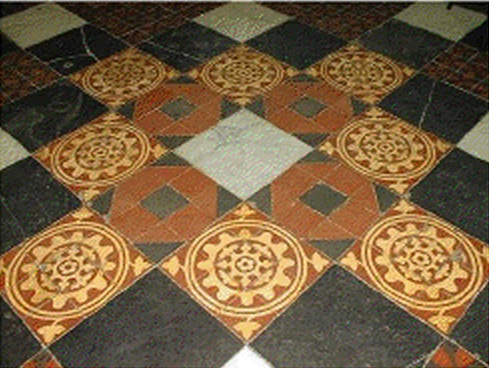
%> input picture msc/cv2013/hw2/imgs/hw2pdf.jpg, 489 x 368 px
$ octave hw2.m   (GNU Octave 9; MATLAB toolbox functions it lacks are replaced by stand-ins)
%> lines starting %> are read from the running program, lines starting %| are printed output that depends on the picture
### msc/cv2013/hw2/octave/zimread.m
%%%%%%%%%%%%%%%%%%%%%%%%%%%%%%%%%%%%%%%%%%%%%%%%%%%%%%%
% usage: [im, imat, W, H] = zimread(fname)
%
% Loads an image named 'fname' and returns:
% * vector with 3 columns RGB
% * matrix image

% Author: Tatiana L. G. <tatiana@sirius.utp.edu.co>
% Created:
% Version: 0.0.1
%%%%%%%%%%%%%%%%%%%%%%%%%%%%%%%%%%%%%%%%%%%%%%%%%%%%%%%

function [im, imat, W, H] = zimread(fname)
%> called with fname = '../imgs/hw2pdf.jpg'

    imat = imread(fname);
%> imat is the input picture: size 368x489x3 uint8; mean R, G, B 118, 94.2, 63.5

    imsize = size(imat);
%> imsize = [368 489 3]

    H = imsize(1);
%> H = 368
    W = imsize(2);
%> W = 489

    %Validate number of color channels in the image
    if(size(imsize,2)==2)
        DIMS=1;
    else
	DIMS=imsize(3);
%> DIMS = 3
    end

    im = reshape(imat,W*H,DIMS);
    %im = [ vec(imat(:,:,1)), vec(imat(:,:,2)), vec(imat(:,:,3)) ];
end

### msc/cv2013/hw2/octave/transformCorner.m
%%%%%%%%%%%%%%%%%%%%%%%%%%%%%%%%%%%%%%%%%%%%%%%%%%%%%%%
% usage:
%
% Finds the transformation of the corners to get the new size of the image

% Author: Tatiana L. G. <tatiana@sirius.utp.edu.co>
% Created:
% Version: 0.0.1
%%%%%%%%%%%%%%%%%%%%%%%%%%%%%%%%%%%%%%%%%%%%%%%%%%%%%%%

function [fSize, fBounds] = transformCorner(Hp, iSize)

    pCorner = [ iSize(1,1) iSize(1,2) iSize(1,2) iSize(1,1);
		iSize(2,1) iSize(2,1) iSize(2,2) iSize(2,2)];

    pTransCorner = transformX(Hp, pCorner);

    %fBounds = [minx miny maxx maxy]
    fBounds=[min(pTransCorner) max(pTransCorner)];
    fSize = round([fBounds(3)-fBounds(1), fBounds(4)-fBounds(2)])
end

### msc/cv2013/hw2/octave/transformX.m
%%%%%%%%%%%%%%%%%%%%%%%%%%%%%%%%%%%%%%%%%%%%%%%%%%%%%%#
% usage:
%
% Finds the corresponding original no transformed
% image points (x,y) from the transformed (x',y') ones

% Author: Tatiana L. G. <tatiana@sirius.utp.edu.co>
% Created:
% Version: 0.0.1
%%%%%%%%%%%%%%%%%%%%%%%%%%%%%%%%%%%%%%%%%%%%%%%%%%%%%%#

function [xT] = transformX(Hp, x)

    %Adds the homogeneous 3rd parameter
    x = [x; ones(1,size(x,2))];

    %Applies transformation
    xT = Hp * double(x);

    %Normalize x1 and x2 by x3.
    xT = bsxfun(@rdivide, xT(1:2,:), xT(3,:))';

end

### msc/cv2013/hw2/octave/createTransfImg.m
%%%%%%%%%%%%%%%%%%%%%%%%%%%%%%%%%%%%%%%%%%%%%%%%%%%%%%%
% usage:
%
% ...
% ...

% Author: Tatiana L. G. <tatiana@sirius.utp.edu.co>
% Created:
% Version: 0.0.1
%%%%%%%%%%%%%%%%%%%%%%%%%%%%%%%%%%%%%%%%%%%%%%%%%%%%%%%

function [fImg, fVecImg] = createTransfImg(fSize, iSize, iPos, iVecImg, interp)
    if (nargin < 5)  ||  isempty(interp)
        interp = 'nearest';
    end

    % find valid position of the indexes refering to the original image
    iX = find(iPos(:,1)>=2 & iPos(:,2)>=2 & iPos(:,1)<=(iSize(1)-2) & iPos(:,2)<=(iSize(2)-2));
    % find the the indexes (ix) of fPos from the unwrapped vector iPos
    fPos = [1:size(iPos,1)]';

    % create original image of size fWxfH
    fVecImg = zeros(fSize(2)*fSize(1), 3);

    % assign the specific interpolation from the rgb channel of the transformed
    % image (x',y') into the equivalent original image (x,y)
    fprintf('%s interpolation\n',interp);
    switch (interp)
        case 'bilinear'
            fVecImg(fPos(iX,:),:) = bilinear(iVecImg, iPos(iX,:), iSize(2));
        case 'bicubic'
            fVecImg(fPos(iX,:),:) = bicubic(iVecImg, iPos(iX,:), iSize(2));
        otherwise %nearest
            fVecImg(fPos(iX,:),:) = nearestN(iVecImg, iPos(iX,:), iSize(2));
    end

    % Transform vector to matrix image
    fImg = zimasmat(fVecImg, fSize(1), fSize(2));
end

### msc/cv2013/hw2/octave/zimasmat.m
%%%%%%%%%%%%%%%%%%%%%%%%%%%%%%%%%%%%%%%%%%%%%%%%%%%%%%
% usage: mat = zimasmat(vec, W, H)
%
% Transforms an image stored in a vector into a
% matrix [h,w,3] that can be shown with imshow

% Author: Tatiana L. G. <tatiana@sirius.utp.edu.co>
% Created:
% Version: 0.0.1
%%%%%%%%%%%%%%%%%%%%%%%%%%%%%%%%%%%%%%%%%%%%%%%%%%%%%%

function imat = zimasmat(imvec, W, H)

    DIMS = size(imvec,2);

    imat = ones(H,W,DIMS);
    for i = 1:DIMS
        imat(:,:,i) = reshape(imvec(:,i),H,W);
    end
    imat = uint8(imat);
end

### msc/cv2013/hw2/octave/findVL.m
%%%%%%%%%%%%%%%%%%%%%%%%%%%%%%%%%%%%%%%%%%%%%%%%%%%%%%%
% usage: [VL,l] = findVL(A,B,C,D)
%
% Returns the vanishing line from 4 points that
% belong to the corners (clockwise order) of a
% rectangle when when the projective transformation
% is removed

% Author: Tatiana L. G. <tatiana@sirius.utp.edu.co>
% Created: Apr 1 2013
% Version: 0.0.1
%%%%%%%%%%%%%%%%%%%%%%%%%%%%%%%%%%%%%%%%%%%%%%%%%%%%%%%

function [VL,l] = findVL(A,B,C,D)
    l = [cross(A,B) cross(C,D) cross(A,C) cross(B,D)];
    P = cross( l(:,1) , l(:,2) );
    Q = cross( l(:,3) , l(:,4) );
    VL = cross(P,Q);
    VL = VL ./ VL(3);
end

### msc/cv2013/hw2/octave/transformImg.m
%%%%%%%%%%%%%%%%%%%%%%%%%%%%%%%%%%%%%%%%%%%%%%%%%%%%%%#
% usage:
%
% Finds the corresponding original no transformed
% image points (x,y) from the transformed (x',y') ones

% Author: Tatiana L. G. <tatiana@sirius.utp.edu.co>
% Created:
% Version: 0.0.1
%%%%%%%%%%%%%%%%%%%%%%%%%%%%%%%%%%%%%%%%%%%%%%%%%%%%%%#

function [iPos] = transformImg(Hp, fBounds)

    %Generate the (x,y) grid of positions for the final image:
    %   [x1 x2 .. xn]
    %   [y1 y2 .. yn]
    %   [ 1  1 ..  1]
    [xx,yy]=meshgrid([fBounds(1):fBounds(3)],[fBounds(2):fBounds(4)]);
    ptransf=[xx(:)';yy(:)'];

    %Transforms all points
    iPos = transformX(Hp, ptransf);
end

### msc/cv2013/hw2/octave/nearestN.m
%%%%%%%%%%%%%%%%%%%%%%%%%%%%%%%%%%%%%%%%%%%%%%%%%%%%%%
% usage:
%
% ...
% ...

% Author: Tatiana L. G. <tatiana@sirius.utp.edu.co>
% Created:
% Version: 0.0.1
%%%%%%%%%%%%%%%%%%%%%%%%%%%%%%%%%%%%%%%%%%%%%%%%%%%%%%

function b = nearestN(f, pos, H)

    x = round(pos(:,1));
    y = round(pos(:,2));
    f = double(f);

    b = f( (x-1)*H+y ,:);
end

### msc/cv2013/hw2/octave/hw2.m
%%%%%%%%%%%%%%%%%%%%%%%%%%%%%%%%%%%%%%%%%%%%%%%%%%%%%%
% HW2 Solution
% Part 1: Remove perspective from an image by analizing
% structures that appear inside it

% Author: Tatiana L. G. <tatiana@sirius.utp.edu.co>
% Created: Apr 1 2013
% Version: 0.0.1
%%%%%%%%%%%%%%%%%%%%%%%%%%%%%%%%%%%%%%%%%%%%%%%%%%%%%%

%%%%%%%%%%%%%%%%%%%%%%%%%%%%%%%%%%%%%%%%%%%%%%%%%%%%%%%
clear; clc; close all;

[iVecImg, iImg, iW, iH] = zimread('../imgs/hw2pdf.jpg');
%> iW = 489; iH = 368
iSize=[iW iH];
%> iSize = [489 368]
imshow(iImg);
hold on;

% Points that are in two sets parallel lines
% when the perspective transformation in removed
x =[167   217   194   244];
y =[186   222   169   202];

%x = [155 247 245 336];
%y = [266 344 201 262];

%graphics_toolkit fltk;
%[x,y] = ginput(4);
scatter(x,y,5,'c');
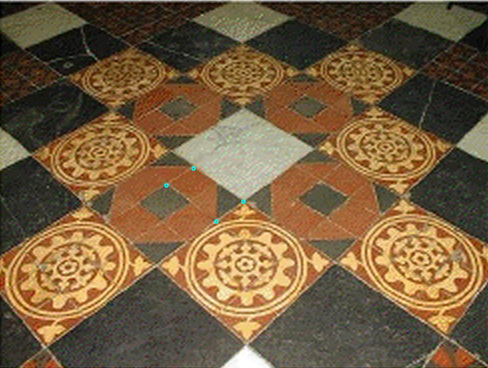
%> figure redrawn from the program's plot data

%Find the H that removes the perspective with the vanishing line
Hvl = eye(3);
Hvl(3,:) = findVL([x(1);y(1);1],[x(2);y(2);1],[x(3);y(3);1],[x(4);y(4);1]);

%%%%%%%%%%%%%%%%%%%%%%%%%%%%%%%%%%%%%%%%%%%%%%%%%%%%%%%
% Transform the corners to get the new size of the image
[fSize, fBounds] = transformCorner(Hvl, [1,iSize(1); 1,iSize(2)]);
%> in transformCorner, `pCorner = [ iSize(1,1) iSize(1,2) iSize(1,2) iSize(1,1); iSize(2,1) iS..`: pCorner = [1 489 489 1; 1 1 368 368]
%> in transformX, `xT = Hp * double(x);`: xT = [1 489 489 1; 1 1 368 368; 1 0.998 2.59 2.6]
%> in transformX, `xT = bsxfun(@rdivide, xT(1:2,:), xT(3,:))';`: xT = [0.996 0.996; 490.2 1; 188.8 142.1; 0.385 141.7]
%> in transformCorner, `fBounds=[min(pTransCorner) max(pTransCorner)];`: fBounds = [0.385 0.996 490.2 142.1]
%> in transformCorner, `fSize = round([fBounds(3)-fBounds(1), fBounds(4)-fBounds(2)])`: fSize = [490 141]
%> fSize = [490 141]; fBounds = [0.385 0.996 490.2 142.1]

% [7 lines of commented-out code are left out]
Hinv = inv(Hvl);

iPos = transformImg(Hinv, [1 1 fSize]);
fImg = createTransfImg(fSize, iSize, iPos, iVecImg);
%> in createTransfImg, `iX = find(iPos(:,1)>=2 & iPos(:,2)>=2 & iPos(:,1)<=(iSize(1)-2) & iPos..`: iX = 47168 values from 116 to 68387
%> in zimasmat, `DIMS = size(imvec,2);`: DIMS = 3
%> in zimasmat, `imat = ones(H,W,DIMS);`: imat: size 141x490x3 double; every value is 1
%> the loop in zimasmat, `for i = 1:DIMS` made 3 passes
%> after the loop in zimasmat, `for i = 1:DIMS`:
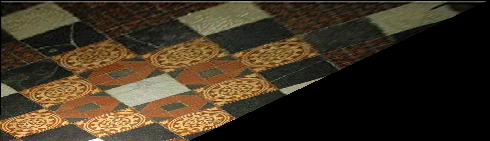
%> imat: size 141x490x3 double; mean R, G, B 64.2, 52.1, 34.6
%{
%%%%%%%%%%%%%%%%%%%%%%%%%%%%%%%%%%%%%%%%%%%%%%%%%%%%%%%
% find valid position of the indexes refering to the original image
iX = find(iPos(:,1)>=1 & iPos(:,2)>=1 & iPos(:,1)<(iW-1) & iPos(:,2)<(iH-1));
% find the the indexes (ix) of fPos from the unwrapped vector iPos
fPos = [1:size(iPos,1)]';

% create original image of size fWxfH
fVecImg = zeros(fSize(2)*fSize(1), 3);
% assign the bilinear interpolation from the rgb channel of the transformed image (x',y')
% into the equivalent original image (x,y)
fVecImg(fPos(iX,:),:) = bilinear(iVecImg, iPos(iX,:), iH);
% Transform vector to matrix image
fImg = zimasmat(fVecImg, fSize(1), fSize(2));
%}
figure(2);
imshow(fImg);
hold on;
%imwrite(iImg, 'out1.jpg');
%imwrite(fImg, 'out2.jpg');


%[x,y] = ginput(6);
x = [261.297    19.648    47.696   111.653    72.354   103.177];
y = [ 97.647    41.809    58.572    39.382   124.121    91.983];
p = [x; y; ones(size(x))];

l = cross(p(:,1) , p(:,2));
m = cross(p(:,2) , p(:,3));
n = cross(p(:,4) , p(:,5));
p = cross(p(:,5) , p(:,6));

A = [l(1)*m(1) l(1)*m(2)+l(2)*m(1) l(2)*m(2);
     n(1)*p(1) n(1)*p(2)+n(2)*p(1) n(2)*n(2)];
[U D V] = svd(A);
s = V(end,:);
S=[s(1) s(2);s(2) s(3)];
A=chol(S, 'lower');

Ha = [A [0;0];[0 0] 1];

$ run again, with msc/cv2013/hw2/imgs/cuadro.jpg copied over msc/cv2013/hw2/imgs/hw2pdf.jpg
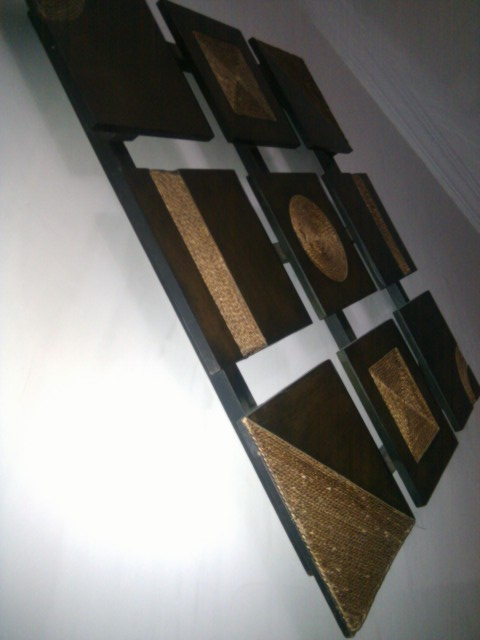
%> input picture msc/cv2013/hw2/imgs/cuadro.jpg, 480 x 640 px
%> in zimread, imat is the input picture: size 640x480x3 uint8; mean R, G, B 121.2, 119.5, 115.4
%> iW = 480; iH = 640
%> iSize = [480 640]
%> `scatter(x,y,5,'c');`:
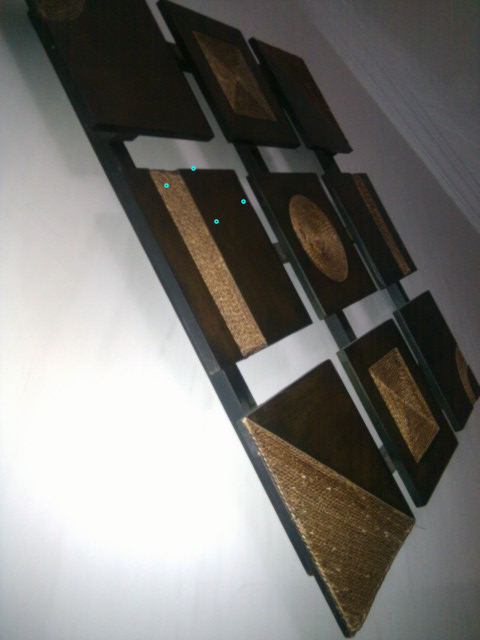
%> figure redrawn from the program's plot data
%> pCorner = [1 480 480 1; 1 1 640 640]
%> in transformX, `xT = Hp * double(x);`: xT = [1 480 480 1; 1 1 640 640; 1 0.998 3.77 3.78]
%> in transformX, `xT = bsxfun(@rdivide, xT(1:2,:), xT(3,:))';`: xT = [0.996 0.996; 481.1 1; 127.3 169.8; 0.265 169.5]
%> in transformCorner, `fBounds=[min(pTransCorner) max(pTransCorner)];`: fBounds = [0.265 0.996 481.1 169.8]
%> in transformCorner, `fSize = round([fBounds(3)-fBounds(1), fBounds(4)-fBounds(2)])`: fSize = [481 169]
%> `[fSize, fBounds] = transformCorner(Hvl, [1,iSize(1); 1,iSize(2)]);`: fBounds = [0.265 0.996 481.1 169.8]
%> iX = 50657 values from 116 to 80446
%> in zimasmat, `DIMS = size(imvec,2);`: DIMS = 3
%> the loop in zimasmat, `for i = 1:DIMS` made 3 passes
%> after the loop in zimasmat, `for i = 1:DIMS`:
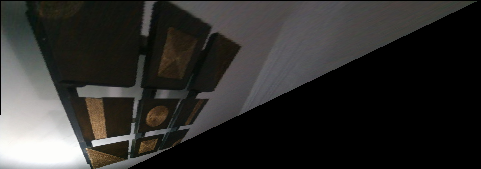
%> imat: size 169x481x3 double; mean R, G, B 47.5, 46.7, 44.6
